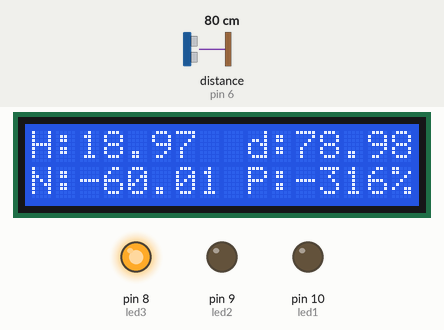
This sketch was run on a simulated Arduino Uno, built with avr-gcc and run on an emulated ATmega328P. Parts: 16×2 character LCD, output pins drawn as LEDs (lit = HIGH). Wiring (inferred from the names in the program): ultrasonic range finder: trigger pin 7; echo pin 6. Inputs (shaded band) come from the test bench; at power-on: distance to the obstacle (sensor on pin 6) 80 cm. The echo pulse lasts 58.3 µs per cm; pins used as bus, display or sensor lines are not drawn; what the sketch prints to the serial monitor is not drawn.

Above: at 1.2 s.
1.3 s: distance to the obstacle (sensor on pin 6) set to 13 cm
At 2.4 s:
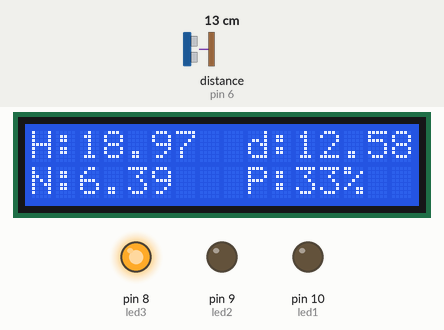
3.6 s: distance to the obstacle (sensor on pin 6) set to 10 cm
At 5.2 s:
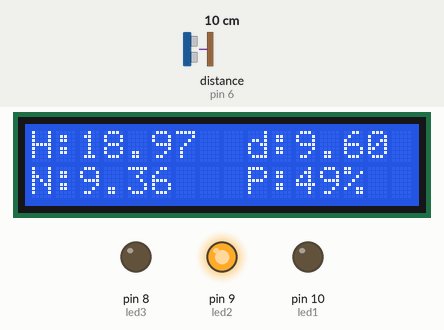
5.6 s: distance to the obstacle (sensor on pin 6) set to 2 cm
At 6.5 s:
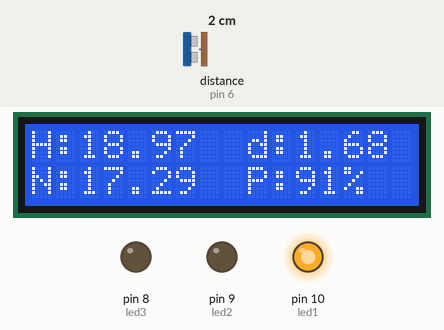
8.7 s: distance to the obstacle (sensor on pin 6) set to 6 cm
At 10.1 s:
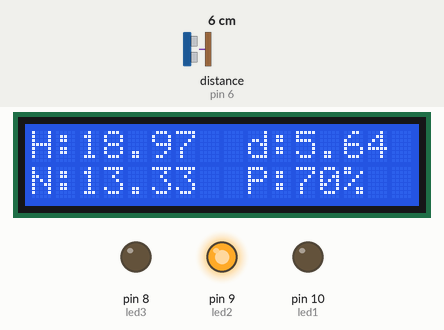
11.2 s: distance to the obstacle (sensor on pin 6) set to 9 cm
At 13.5 s:
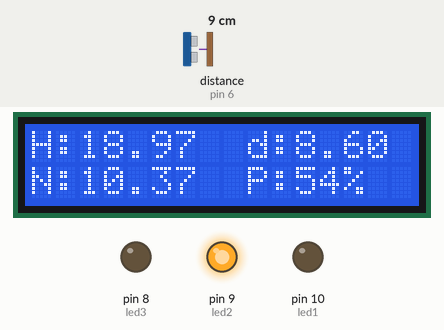
Timing chart, 0 to 15.0 s (numbered marks = the images above; inputs shaded):
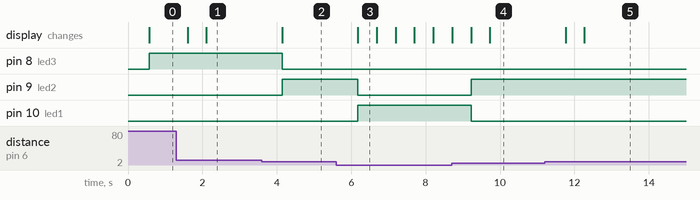

The sketch:

Practica1.ino
```cpp
// Incluímos la libreria externa para poder utilizarla
#include <LiquidCrystal.h>
// Lo primero is inicializar la librería indicando los pins de la interfaz
LiquidCrystal lcd(12, 11, 5, 4, 3, 2);
// Configuramos los pines del sensor Trigger y Echo
const int PinTrig = 7;
const int PinEcho = 6;
const int led1 = 10;
const int led2 = 9;
const int led3 = 8;

// Definimos las constantes
#define COLS 16 // Columnas del LCD
#define ROWS 2 // Filas del LCD

// Constante velocidad sonido en cm/s
const float VelSon = 34000.0;

float H=18.97;
float d;
float N;
int P;


void setup()
{
  // Iniciamos el monitor serie para mostrar el resultado
  Serial.begin(9600);
  // Ponemos el pin Trig en modo salida
  pinMode(PinTrig, OUTPUT);
  // Ponemos el pin Echo en modo entrada
  pinMode(PinEcho, INPUT);
  // Configuramos las filas y las columnas del LCD en este caso 16 columnas y 2 filas
  lcd.begin(COLS, ROWS);

  pinMode(led1 , OUTPUT);  //definir pin como salida
  pinMode(led2 , OUTPUT);  //definir pin como salida
  pinMode(led3 , OUTPUT);  //definir pin como salida
}
void loop()
{
  iniciarTrigger();

  // La función pulseIn obtiene el tiempo que tarda en cambiar entre estados, en este caso a HIGH
  unsigned long tiempo = pulseIn(PinEcho, HIGH);

  // Obtenemos la distancia en cm, el factor de 0.000001 ya que esta en microsegundos.
  d = tiempo * 0.000001 * VelSon / 2.0;
  N = H-d;
  P = 100*(N/H);
  Serial.print(d);
  Serial.print("cm");
  Serial.println();
  delay(500);

  lcd.clear();
  lcd.setCursor(0,0);
  lcd.print("H:"+String(H));

  lcd.setCursor(9,0);
  lcd.print("d:"+String(d));

  lcd.setCursor(0,1);
  lcd.print("N:"+String(N));

  lcd.setCursor(9,1);
  lcd.print("P:"+String(P)+"%");

  if(P>=80){
    digitalWrite(led1 , HIGH);   // poner el Pin en HIGH
    digitalWrite(led2 , LOW);   // poner el Pin en LOW
    digitalWrite(led3 , LOW);   // poner el Pin en HIGH
  }

  if(P<=40){
    digitalWrite(led3 , HIGH);   // poner el Pin en HIGH
    digitalWrite(led2 , LOW);   // poner el Pin en LOW
  }

  if((P>40)&&(P<80)){
    digitalWrite(led2 , HIGH);   // poner el Pin en HIGH
    digitalWrite(led1 , LOW);   // poner el Pin en LOW
    digitalWrite(led3 , LOW);   // poner el Pin en LOW
  }

}

// Método que inicia la secuencia del Trigger para comenzar a medir
void iniciarTrigger()
{

  // Ponemos el Triiger en estado bajo y esperamos 2 ms
  digitalWrite(PinTrig, LOW);
  delayMicroseconds(2);

  // Ponemos el pin Trigger a estado alto y esperamos 10 ms
  digitalWrite(PinTrig, HIGH);
  delayMicroseconds(10);

  // Comenzamos poniendo el pin Trigger en estado bajo
  digitalWrite(PinTrig, LOW);
}
```

Measured:
- the behaviour switches between 12 and 11 cm on distance to the obstacle (sensor on pin 6) (found by bisection; images 1 and 2)
- the behaviour switches between 4 and 5 cm on distance to the obstacle (sensor on pin 6) (found by bisection; images 3 and 4)
- after the input at 1.3 s, the display: first differs from a run without the input after 0.81 s (image 1)
- after the input at 3.6 s, pin 8 (led3): HIGH → LOW after 0.54 s; pin 9 (led2): LOW → HIGH after 0.54 s; the display: changes after 0.54 s (image 2)
- after the input at 5.6 s, pin 9 (led2): HIGH → LOW after 0.58 s; pin 10 (led1): LOW → HIGH after 0.58 s; the display: changes after 0.58 s (image 3)
- after the input at 8.7 s, pin 9 (led2): LOW → HIGH after 0.52 s; pin 10 (led1): HIGH → LOW after 0.52 s
- after the input at 11.2 s, the display: first changes after 0.56 s (image 5 shows a later state)
